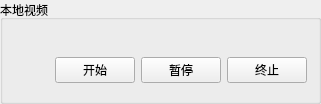
<?xml version="1.0" encoding="UTF-8"?>
<ui version="4.0">
 <class>GroupBoxForLocation</class>
 <widget class="QGroupBox" name="GroupBoxForLocation">
  <property name="geometry">
   <rect>
    <x>0</x>
    <y>0</y>
    <width>321</width>
    <height>104</height>
   </rect>
  </property>
  <property name="sizePolicy">
   <sizepolicy hsizetype="Preferred" vsizetype="Fixed">
    <horstretch>0</horstretch>
    <verstretch>0</verstretch>
   </sizepolicy>
  </property>
  <property name="title">
   <string>本地视频</string>
  </property>
  <layout class="QHBoxLayout" name="horizontalLayout_2">
   <item>
    <layout class="QVBoxLayout" name="verticalLayout">
     <item>
      <spacer name="horizontalSpacer_2">
       <property name="orientation">
        <enum>Qt::Horizontal</enum>
       </property>
       <property name="sizeHint" stdset="0">
        <size>
         <width>40</width>
         <height>20</height>
        </size>
       </property>
      </spacer>
     </item>
     <item>
      <layout class="QHBoxLayout" name="horizontalLayout">
       <item>
        <spacer name="horizontalSpacer">
         <property name="orientation">
          <enum>Qt::Horizontal</enum>
         </property>
         <property name="sizeHint" stdset="0">
          <size>
           <width>40</width>
           <height>20</height>
          </size>
         </property>
        </spacer>
       </item>
       <item>
        <widget class="QPushButton" name="beginPushButton">
         <property name="text">
          <string>开始</string>
         </property>
        </widget>
       </item>
       <item>
        <widget class="QPushButton" name="pausePushButton">
         <property name="text">
          <string>暂停</string>
         </property>
        </widget>
       </item>
       <item>
        <widget class="QPushButton" name="endPushButton">
         <property name="text">
          <string>终止</string>
         </property>
        </widget>
       </item>
      </layout>
     </item>
    </layout>
   </item>
  </layout>
 </widget>
 <resources/>
 <connections/>
</ui>
